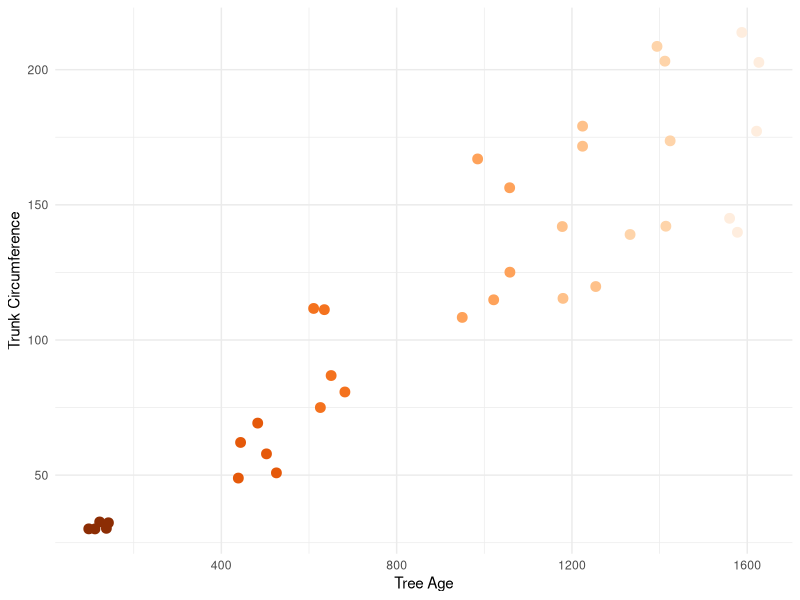
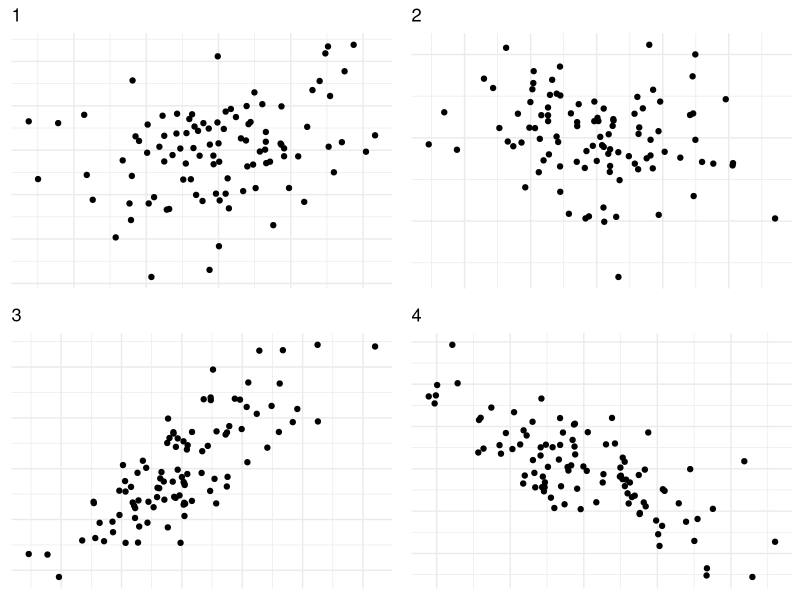

Here is the R script that generated these plots, in order: (Note: this script raises an error after producing the figures.)
## ---- chunk 1
# knitr::opts_chunk$set(echo = T, include = T, warnings = FALSE)

# library(knitr)
# library(papaja)
library(ggplot2)
# library(dplyr)
# library(unikn)
# library(MASS)
## ---- chunk 2
ggplot(Orange, aes(x = age, y = circumference, color = age)) +
  geom_jitter(size = 3) +
  theme_minimal() + 
  labs(x = "Tree Age", y = "Trunk Circumference") +
  scale_color_distiller(palette = 7) + 
  theme(legend.position = "none")
## ---- chunk 3
r1 <- .3
data1 <- MASS::mvrnorm(n=100, mu=c(0, 0), Sigma=matrix(c(1, r1, r1, 1), nrow=2), empirical=TRUE)
p1 <- ggplot() + geom_jitter(aes(data1[, 1], data1[, 2])) + labs(title = "1") + theme_minimal() + 
  theme(axis.title = element_blank(), axis.text  = element_blank())

r2 <- -.2
data2 <- MASS::mvrnorm(n=100, mu=c(0, 0), Sigma=matrix(c(1, r2, r2, 1), nrow=2), empirical=TRUE)
p2 <- ggplot() + geom_jitter(aes(data2[, 1], data2[, 2])) + labs(title = "2") + theme_minimal() + 
  theme(axis.title = element_blank(), axis.text  = element_blank())

r3 <- .8
data3 <- MASS::mvrnorm(n=100, mu=c(0, 0), Sigma=matrix(c(1, r3, r3, 1), nrow=2), empirical=TRUE)
p3 <- ggplot() + geom_jitter(aes(data3[, 1], data3[, 2])) + labs(title = "3") + theme_minimal() + 
  theme(axis.title = element_blank(), axis.text  = element_blank())

r4 <- -.75
data4 <- MASS::mvrnorm(n=100, mu=c(0, 0), Sigma=matrix(c(1, r4, r4, 1), nrow=2), empirical=TRUE)
p4 <- ggplot() + geom_jitter(aes(data4[, 1], data4[, 2])) + labs(title = "4") + theme_minimal()  + 
  theme(axis.title = element_blank(), axis.text  = element_blank())

cowplot::plot_grid(p1, p2, p3, p4, nrow = 2)
## ---- chunk 4
x <- 1:10 
y <- sample(x, 10)
cor(x, y)
cor.test(x, y)
## ---- chunk 5
  k <- c(1, 2, 3, 4, 5)
  m <- c(1, 3, 2, 5, NA) # same length but 1 data point is missing
  cor(k, m)
## ---- chunk 6
  cor(k, m, use = "complete.obs")
## ---- chunk 7
  cor(k[1:4], m[1:4])
## ---- chunk 8
cor.test(seminar$v05_skill_tech, seminar$v10_motivation)
## ---- chunk 9
ggplot(Orange, aes(x = age, y = circumference, color = age)) + geom_jitter(size = 3) +
  geom_smooth(method = "lm", se=FALSE, color="lightgray", 
              linewidth = .7, formula = y ~ x) + 
  theme_minimal() + 
  labs(x = "Tree Age", y = "Trunk Circumference", title = "Do trees get thicker with age?") + 
  scale_color_distiller(palette = 7) + 
  theme(legend.position = "none")
## ---- chunk 10
Treelm <- lm(formula = circumference ~ age, data = Orange)
Treelm
## ---- chunk 11
summary(Treelm)
## ---- chunk 12
age_sess <- lm(session_length ~ v02_age, data = seminar)
summary(age_sess)
## ---- chunk 13
ggplot(seminar, aes(x = v02_age, y = session_length)) +
 geom_point(size = 3) +
 geom_smooth(method = "lm", se=FALSE, color="lightgray", linewidth = .7, formula = y ~ x) +
 theme_minimal()
## ---- chunk 14
car::leveneTest(v08_loudness ~ v12_soul_phil, data = seminar)
model <- aov(v08_loudness ~ v12_soul_phil, data = seminar)
summary(model)
## ---- chunk 15
TukeyHSD(model)
## ---- chunk 16
ggplot(seminar, aes(x = v12_soul_phil, y = v08_loudness, 
                    color = v12_soul_phil, fill = v12_soul_phil)) +
  geom_boxplot(alpha = .7) + 
  theme_minimal() + 
  theme(legend.position = "none") +
  labs(x = "Soul Philosophy", y = "Preferred Volume (arbitrary units)") +
  scale_color_brewer(palette = 4) + scale_fill_brewer(palette = 4)
## ---- chunk 17
ggplot(Orange, aes(x = age, y = circumference, color = Tree)) +
  geom_point(size = 3) + labs(x = "Tree Age", y = "Trunk Circumference") +
  geom_line(aes(color = Tree)) + theme_minimal() + theme(legend.position = "none")
